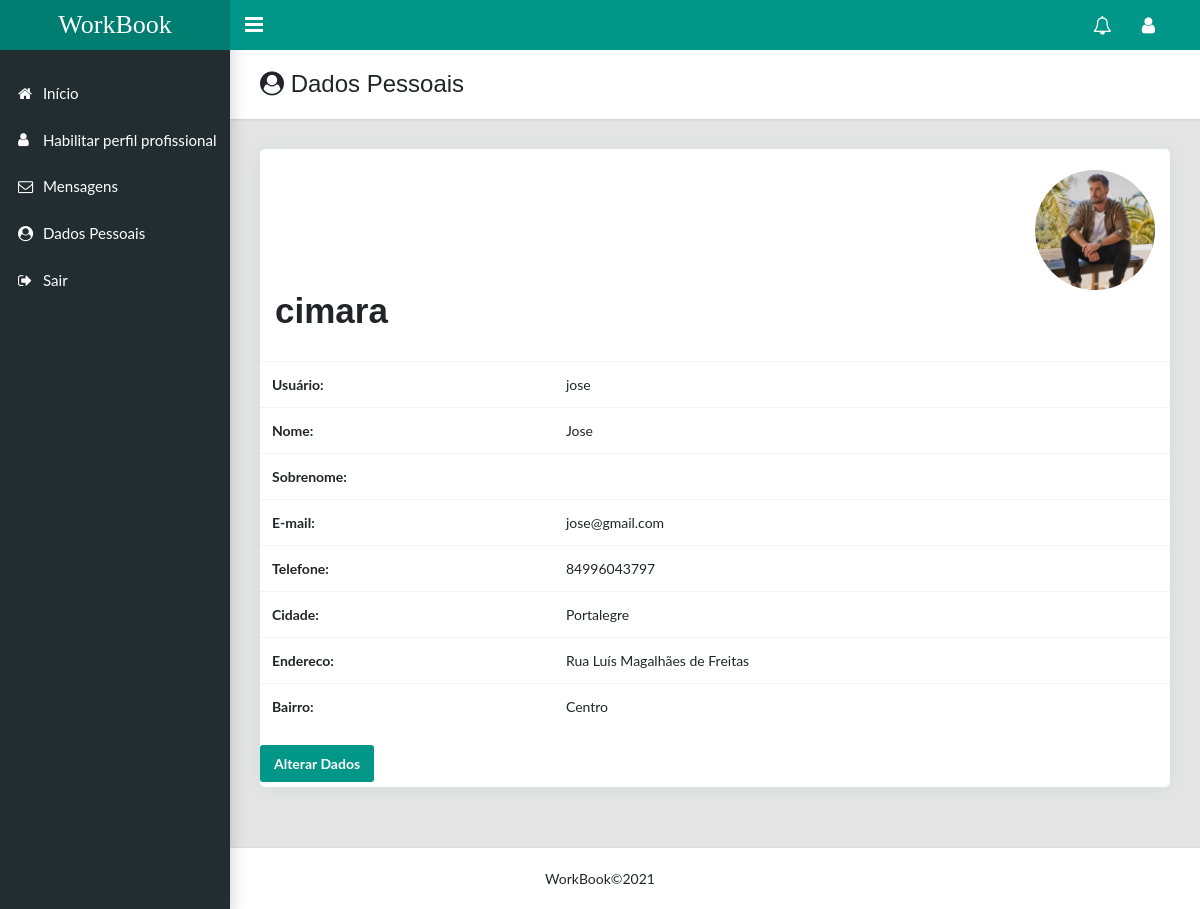
Page /detailUsuario/2 (signed in) on the earlier database version.
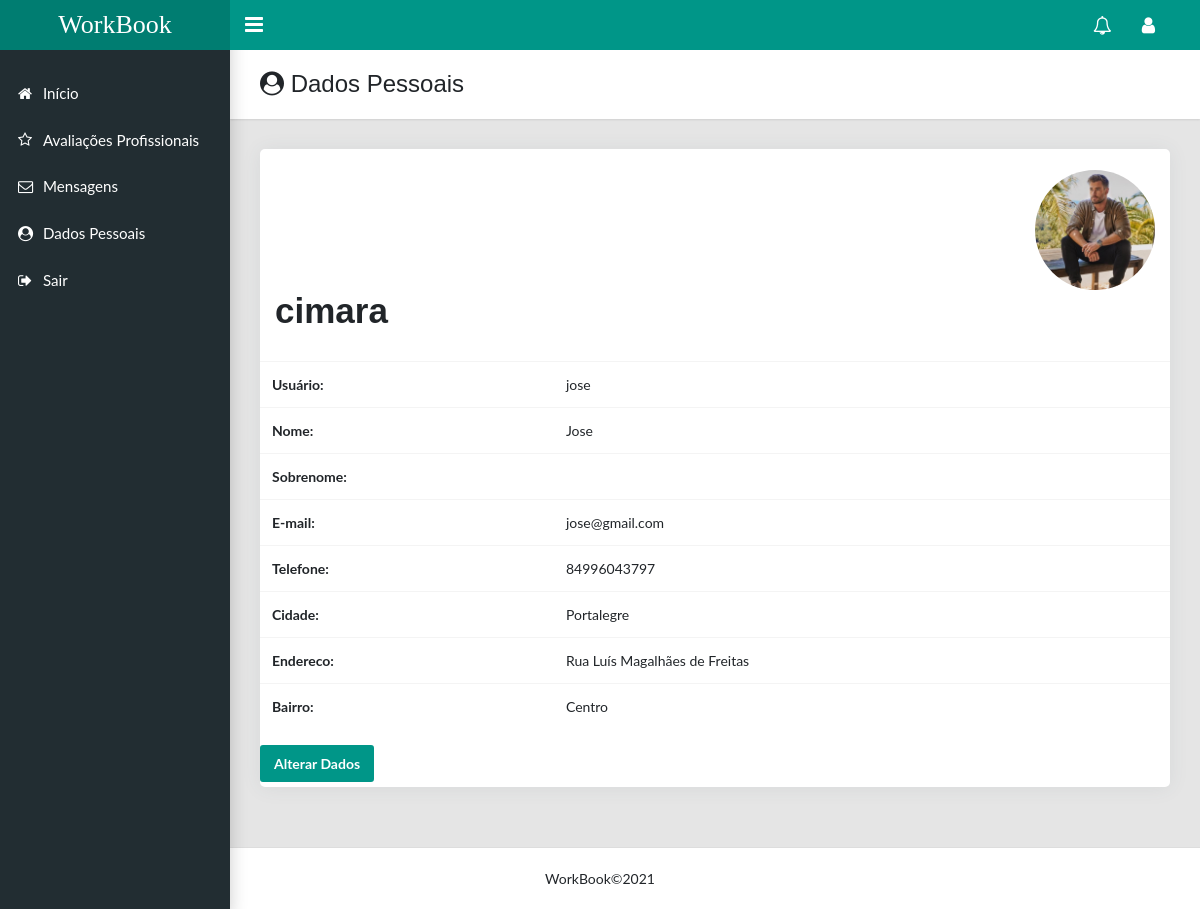
Same page on the later database version.
### usuario/models.py (models this page shows, shortened)
class Usuario(AbstractUser):
    telefone = models.CharField('telefone', max_length=15)
    imagem = models.ImageField(upload_to='fotosperfil/%Y/%m/', blank=True, null=True)
    cidade = models.CharField('cidade', max_length=40)
    rua = models.CharField('rua', max_length=60)
    uf = models.CharField('uf', max_length=2)
    bairro = models.CharField('bairro', max_length=40)
    is_staff = models.BooleanField(default=0)
    is_superuser = models.BooleanField(default=1)
    is_active = models.BooleanField(default=True)
    is_profissional = models.BooleanField(default=False)
    class Meta:
        db_table = 'usuario'
        verbose_name = 'Usuario'
        verbose_name_plural = 'Usuario'

### usuario/views.py (the view)
# urls.py: path('detailUsuario/<int:id>', views.detailUsuario, name='detailUsuario'),
@login_required(login_url='usuario:submit_login')
def detailUsuario(request, id):
    data = {}
    usuario = Usuario.objects.get(id=id)
    form = FormDadosPessoais(request.POST or None, instance=usuario)
    if form.is_valid():
        form.save()
        return redirect('usuario:dadosPessoais', usuario.id)
    data['form'] = form
    data['usuario'] = usuario
    return render(request, 'usuario/detailUsuario.html', data)

### usuario/templates/usuario/detailUsuario.html (shortened to what this page needs)
{% extends 'base.html' %}
{% block content %}
<main class="app-content">
    <div class="app-title">
        <div>
            <h1><i class="fa fa-user-circle"></i> Dados Pessoais</h1>
        </div>
    </div>
    <div class="row">
        <div class="col-lg-12">
            <div class="card user-card-full">
                <div class="row m-l-0 m-r-0">
                    <div class="col-md-12">
                        <div class="profile">
                            <br>
                            <div class="info">
                                {% if usuario.imagem %}
                                <div align="right">
                                    <img title="Perfil"
                                         src="{{usuario.imagem.url}}" width="120" height="120" id="imgpos"
                                         class="rounded-circle">
                                </div>
                                {% else %}
                                <div align="right">
                                    <img title="Perfil"
                                         src="https://static.vecteezy.com/ti/vetor-gratis/p1/2318271-icone-do-perfil-do-usuario-gr%C3%A1tis-vetor.jpg"
                                         width="120" height="120" id="imgpos1"
                                         class="rounded-circle">
                                    {% endif %}
                                </div>
                                <h1>{{user.first_name}} {{ user.last_name}}</h1>
                                <br>
                            </div>
                        </div>
                        <table class="table">
                            <tbody>
                            <tr>
                                <th>Usuário:</th>
                                <td>{{ usuario.username }}</td>
                            </tr>
                            <tr>
                                <th>Nome:</th>
                                <td>{{ usuario.first_name }}</td>
                            </tr>
                            <tr>
                                <th>Sobrenome:</th>
                                <td>{{ usuario.last_name }}</td>
                            </tr>
                            <tr>
                                <th>E-mail:</th>
                                <td>{{ usuario.email }}</td>
                            </tr>
                            <tr>
                                <th>Telefone:</th>
                                <td>{{ user.telefone }}</td>
                            </tr>
                            <tr>
                                <th>Cidade:</th>
                                <td>{{ user.cidade }}</td>
                            </tr>
                            <tr>
                                <th>Endereco:</th>
                                <td>{{ user.rua }}</td>
                            </tr>
                            <tr>
                                <th>Bairro:</th>
                                <td>{{ user.bairro }}</td>
                            </tr>
                            </tbody>
                        </table>
                        <br>
                        <div class="row">
                            <div class="col">
                                <a class="btn btn-primary" href="{% url 'usuario:dadosPessoais' user.id %}"
                                   title="Alterar">Alterar Dados</a>
                            </div>
                        </div>
                        <br/>
                        <br/>
                    </div>
                </div>
            </div>
        </div>
</main>
{% endblock %}

### templates/base.html (shortened to what this page needs)
<!DOCTYPE html>
<html lang="en">
<head>
    {% include 'parciais/head.html' %}
</head>
<body>
{% block content %} {% endblock %}
{% include 'parciais/footer.html' %}
</body>
</html>

### templates/parciais/head.html (shortened to what this page needs)
{% load static %}
<html lang="en">
<head>
    <link rel="stylesheet" type="text/css" href="{% static 'css/admin.css'%}">
    <link rel="stylesheet" type="text/css" href="{% static 'css/main.css'%}">
    <link rel="stylesheet" type="text/css" href="{% static 'css/style.css'%}">
    <link rel="stylesheet" type="text/css"
        href="https://maxcdn.bootstrapcdn.com/font-awesome/4.7.0/css/font-awesome.min.css">
</head>
<body class="app sidebar-mini">
    {% if user.is_authenticated %}
    <header class="app-header"><a class="app-header__logo" href="{% url 'usuario:listarProfissional' %}" title="Início">WorkBook</a>
        <a class="app-sidebar__toggle" href="#" data-toggle="sidebar"
            aria-label="Hide Sidebar"></a>
        <ul class="app-nav">
            <li class="dropdown">
                <a class="app-nav__item" href="#" data-toggle="dropdown"
                    aria-label="Show notifications">
                    <i class="fa fa-bell-o fa-lg" title="Notificações"></i>
                </a>
            </li>
            <li class="dropdown"><a class="app-nav__item" href="#" data-toggle="dropdown"
                    aria-label="Open Profile Menu" title="Usuário"><i class="fa fa-user fa-lg"></i></a>
            </li>
        </ul>
    </header>
    <aside class="app-sidebar">
        <ul class="app-menu">
            <li><a class="app-menu__item" href="{% url 'usuario:listarProfissional' %}"><i
                        class="app-menu__icon fa fa-home"></i><span class="app-menu__label" title="Início">Início</span></a></li>
            {% if not user.is_profissional %}
            <li><a class="app-menu__item" href="{% url 'usuario:add_perfil' user.id  %}"><i
                        class="app-menu__icon icon fa fa-user"></i><span class="app-menu__label" title="Adicionar Profissional">
                Habilitar perfil profissional</span></a></li>
            {% endif %}
            {% if user.is_profissional %}
            <li>
                <a class="app-menu__item" href="{% url 'avaliacao:listarAvaliacao' %}">
                    <i class="app-menu__icon fa fa-star-o"></i>
                    <span class="app-menu__label" title="Avaliações">Avaliações Profissionais</span>
                </a>
            </li>
            {% endif %}
            <li><a class="app-menu__item" href="{% url 'teste_chat'  %}"><i
                        class="app-menu__icon fa fa-envelope-o"></i><span class="app-menu__label" title="Mensagens">Mensagens</span></a>
            </li>
            <li><a class="app-menu__item" href="{% url 'usuario:detailUsuario' request.user.id %}"><i
                        class="app-menu__icon fa fa-user-circle"></i><span class="app-menu__label" title="Dados Pessoais">Dados Pessoais</span></a>
            </li>
            <li>
                <a class="app-menu__item" href="{% url 'usuario:logout_user' %}"><i
                        class="app-menu__icon fa fa-sign-out"></i><span class="app-menu__label" title="Sair">Sair</span>
                </a>
            </li>
        </ul>
    </aside>
    {% endif %}
</body>
</html>

### templates/parciais/footer.html (shortened to what this page needs)
{% load static %}
<footer class="landing-footer"><b></b><a target="_blank" rel="noopener">WorkBook&copy;2021</a></footer>

Differences in the rows shown:
changed Usuario "cimara": is_profissional False → True (drawn)
Other differences:
text no longer shown: "Habilitar perfil profissional"
text now shown: "Avaliações Profissionais"
